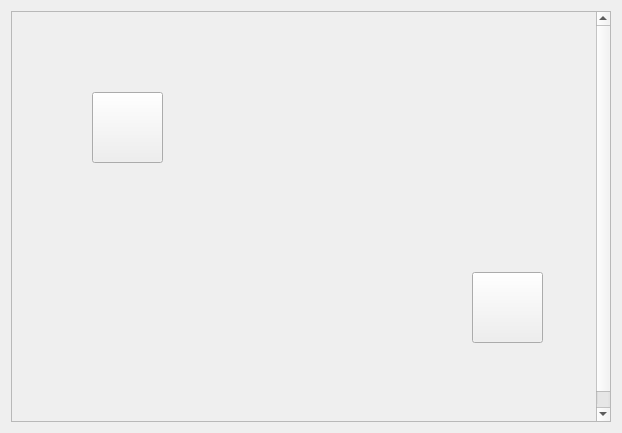
<?xml version="1.0" encoding="UTF-8"?>
<ui version="4.0">
 <class>Tab3ControlPanel</class>
 <widget class="QWidget" name="Tab3ControlPanel">
  <property name="geometry">
   <rect>
    <x>0</x>
    <y>0</y>
    <width>622</width>
    <height>433</height>
   </rect>
  </property>
  <property name="windowTitle">
   <string>Form</string>
  </property>
  <layout class="QVBoxLayout" name="verticalLayout">
   <item>
    <widget class="QScrollArea" name="scrollArea">
     <property name="widgetResizable">
      <bool>true</bool>
     </property>
     <widget class="QWidget" name="scrollAreaWidgetContents">
      <property name="geometry">
       <rect>
        <x>0</x>
        <y>0</y>
        <width>588</width>
        <height>426</height>
       </rect>
      </property>
      <property name="minimumSize">
       <size>
        <width>541</width>
        <height>426</height>
       </size>
      </property>
      <widget class="QLabel" name="label">
       <property name="geometry">
        <rect>
         <x>30</x>
         <y>-10</y>
         <width>541</width>
         <height>426</height>
        </rect>
       </property>
       <property name="text">
        <string/>
       </property>
       <property name="pixmap">
        <pixmap resource="AIoTClient.qrc">:/images/Images/room1.png</pixmap>
       </property>
      </widget>
      <widget class="QPushButton" name="p_PB_Lamp">
       <property name="geometry">
        <rect>
         <x>80</x>
         <y>80</y>
         <width>71</width>
         <height>71</height>
        </rect>
       </property>
       <property name="text">
        <string/>
       </property>
       <property name="icon">
        <iconset resource="AIoTClient.qrc">
         <normaloff>:/images/Images/light_off.png</normaloff>
         <normalon>:/images/Images/light_on.png</normalon>:/images/Images/light_off.png</iconset>
       </property>
       <property name="iconSize">
        <size>
         <width>70</width>
         <height>70</height>
        </size>
       </property>
       <property name="checkable">
        <bool>true</bool>
       </property>
      </widget>
      <widget class="QPushButton" name="p_PB_Plug">
       <property name="geometry">
        <rect>
         <x>460</x>
         <y>260</y>
         <width>71</width>
         <height>71</height>
        </rect>
       </property>
       <property name="text">
        <string/>
       </property>
       <property name="icon">
        <iconset resource="AIoTClient.qrc">
         <normaloff>:/images/Images/plug_off.png</normaloff>
         <normalon>:/images/Images/plug_on.png</normalon>:/images/Images/plug_off.png</iconset>
       </property>
       <property name="iconSize">
        <size>
         <width>70</width>
         <height>70</height>
        </size>
       </property>
       <property name="checkable">
        <bool>true</bool>
       </property>
      </widget>
     </widget>
    </widget>
   </item>
  </layout>
 </widget>
 <resources>
  <include location="AIoTClient.qrc"/>
 </resources>
 <connections/>
</ui>
